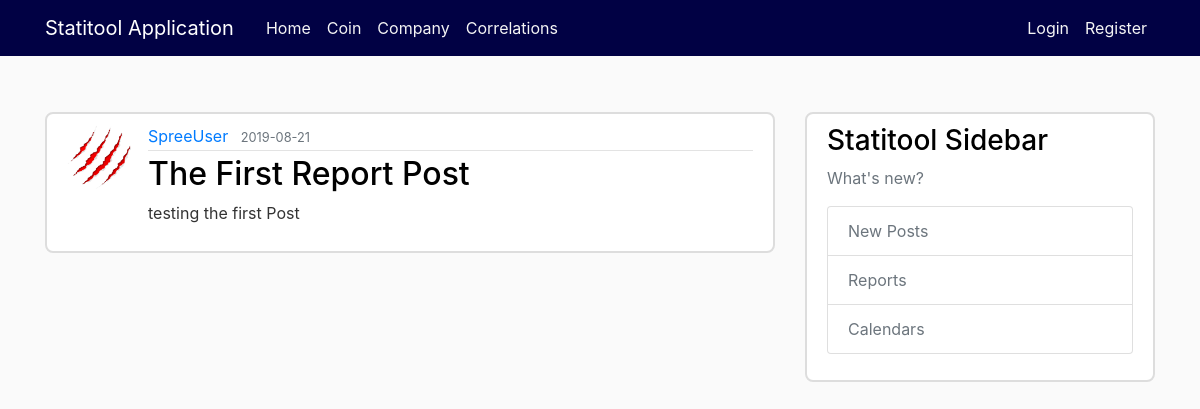
/post/1, run on the app's committed database.
### reptool/models.py (models this page shows, shortened)
class User(db.Model, UserMixin):
    id = db.Column(db.Integer, primary_key=True)
    username = db.Column(db.String(20), unique=True, nullable=False)# string type, unique id, at least one default username for non null.
    email = db.Column(db.String(120), unique=True, nullable=False)# string type, unique id, string type<characters length=120
    image_file = db.Column(db.String(20), nullable=False, default='default.jpg')# integer type, unique id
    password= db.Column(db.String(60), nullable= False) # integer type von 60 characters long, unique id
    posts = db.relationship('Post', backref='author', lazy =True) # integer type, unique id, lazy argument sqlalchemy will load the data immediately on the go, its a relationship, not a column

class Post(db.Model):
    id = db.Column(db.Integer, primary_key=True)
    title = db.Column(db.String(80),  nullable=False)
    date_posted = db.Column(db.DateTime, nullable=False, default=datetime.utcnow)
    content = db.Column(db.Text, nullable=False)
    user_id = db.Column(db.Integer, db.ForeignKey('user.id'), nullable=False)

### reptool/posts/routes.py (the view)
@posts.route("/post/<int:post_id>")
def post(post_id):
    post = Post.query.get_or_404(post_id)
    return render_template('post.html', title='post.title', post=post)

### reptool/templates/post.html (shortened to what this page needs)
{% extends "layout.html" %}
{% block content %}
    <article class="media content-section">
        <img class="rounded-circle article-img" src="{{ url_for('static', filename='profile_fot/' + post.author.image_file) }}">
        <div class="media-body">
            <div class="article-metadata">
                <a class="mr-2" href="{{ url_for('users.user_posts', username=post.author.username) }}">{{ post.author.username }}</a>
                <small class="text-muted">{{ post.date_posted.strftime('%Y-%m-%d') }}</small>
            </div>
            <h2 class="article-title">{{ post.title }}</h2>
            <p class="article-content">{{ post.content }}</p>
        </div>
    </article>
{% endblock content %}

### reptool/static/main.css (style rules this page uses)
body { background: #fafafa; color: #333333; margin-top: 7rem; }
h1, h2, h3, h4, h5, h6 { color: black; }
.content-section { background: #ffffff; padding: 10px 20px; border: 2px solid #dddddd; border-radius: 8px; margin-bottom: 30px; }
.article-title { color: black; }
.article-content { white-space: pre-line; }
.article-img { height: 65px; width: 65px; margin-right: 16px; }
.article-metadata { padding-bottom: 2px; margin-bottom: 4px; border-bottom: 1px solid #e3e3e3 }

### data on the page
User: image_file (picture), author.username "SpreeUser"
Post: date_posted "2019-08-21", title "The First Report Post", content "testing the first Post"
